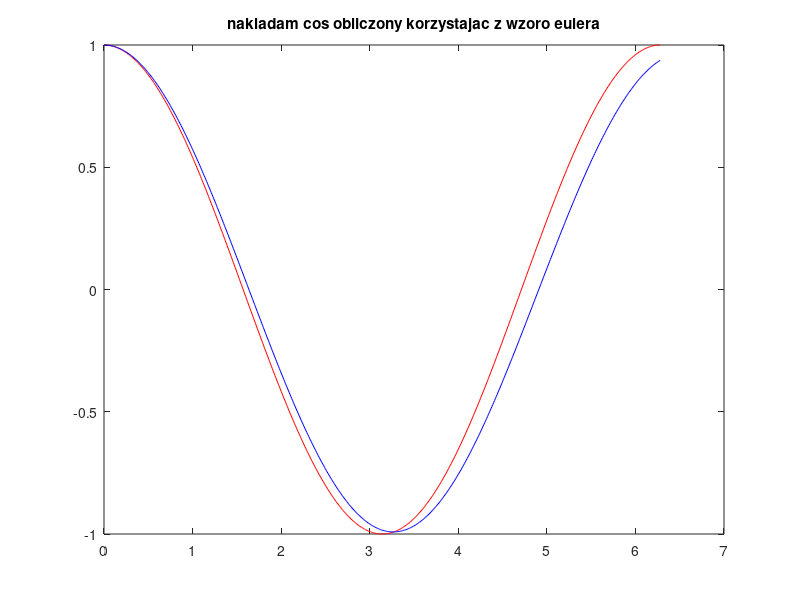

This figure's MATLAB source:
clear; clc; 

x = 0:0.01:2*pi;

cose = (exp(i*x)+ exp(-i*x*0.92))/2;
sine = (exp(i*x)- exp(-i*x))/2*i;


figure(1);
subplot(2,2,1)
plot(x,cos(x),'r-'); title('cos obliczony korzystajac z wbudowanej funkcji');
subplot(2,2,2)
plot(x,sin(x),'r-'); title('cos obliczony korzystajac z wbudowanej funkcji');
subplot(2,2,3)
plot(x,cose,'r-'); title('cos obliczony korzystajac z wbudowanej funkcji');
subplot(2,2,4)
plot(x,sine,'r-'); title('cos obliczony korzystajac z wbudowanej funkcji');
pause

figure(1);
subplot(2,2,[1,2,3,4])
plot(x,cos(x),'r-'); title('cos obliczony korzystajac z wbudowanej funkcji'); hold on;
pause
plot(x,cose,'b-'); title('nakladam cos obliczony korzystajac z wzoro eulera')



